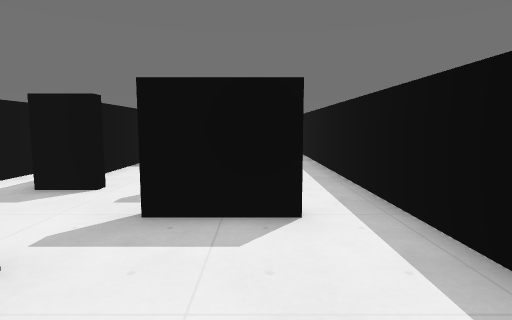
View 1 (above)

24 first-person views from a walk through a 3-D level made in the Godot game engine. The camera is 1.3 m above the floor, tilts 6° down and sees 80° across. The floor is counted in squares, 1 m on a side. Each view is taken from the middle of a square. On the plan, view 1 faces up. The plan holds only what a view shows up to about 14 squares ahead; the rest is blank. The place goes on beyond the plan. Surface patterns are stand-ins for the level's own textures.

View 2
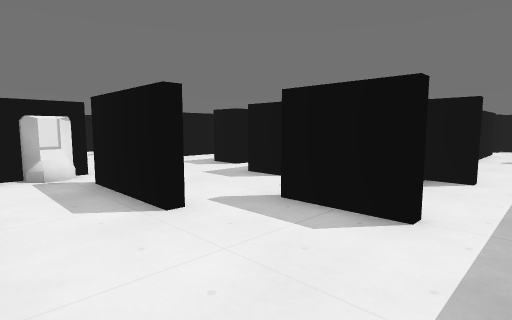

View 3
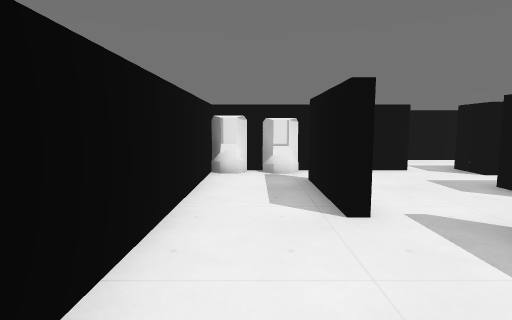

View 4
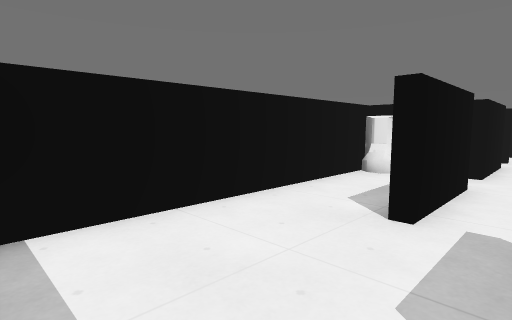

View 5
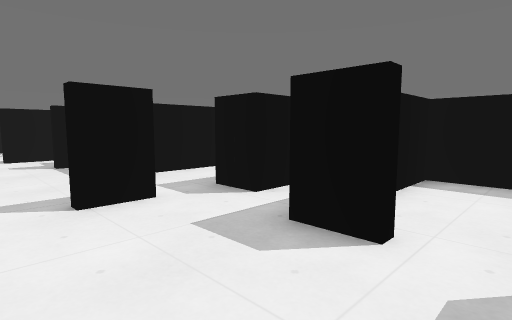

View 6
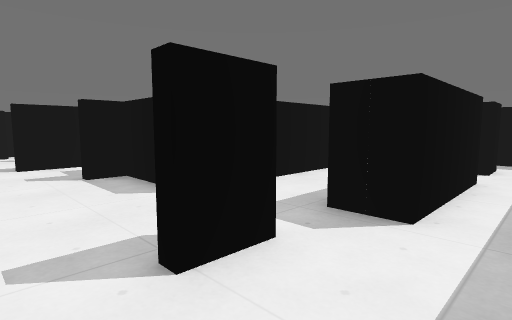

View 7
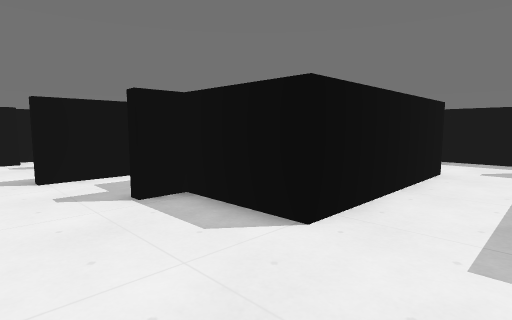

View 8
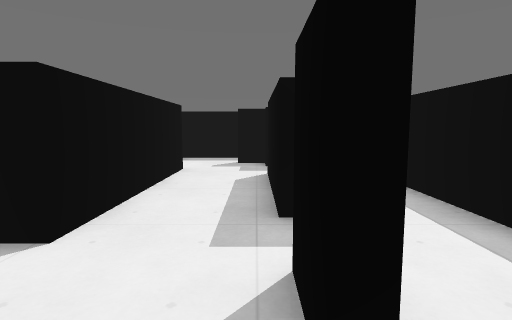

View 9
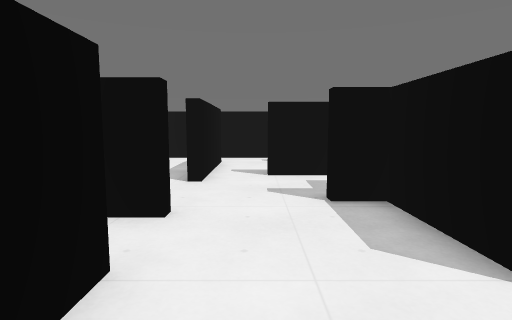

View 10
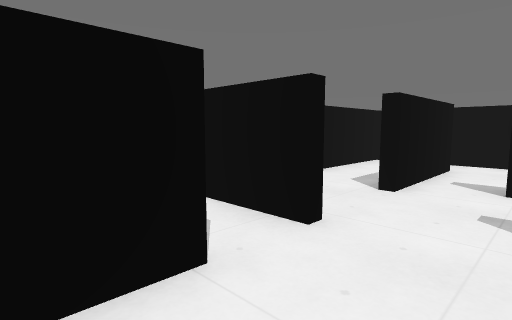

View 11
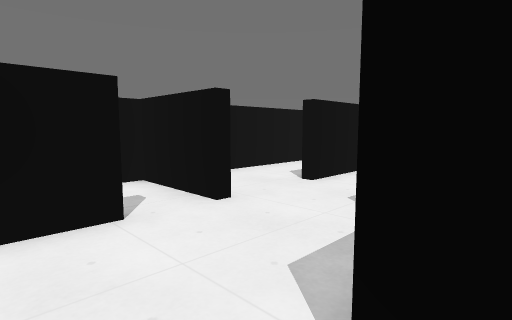

View 12
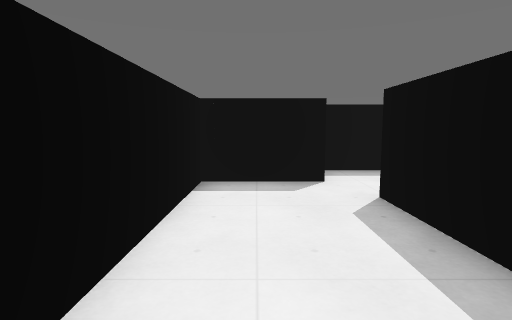

View 13
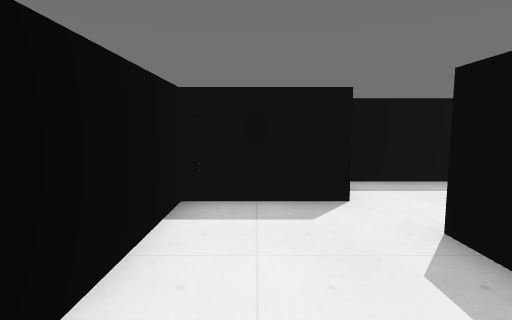

View 14
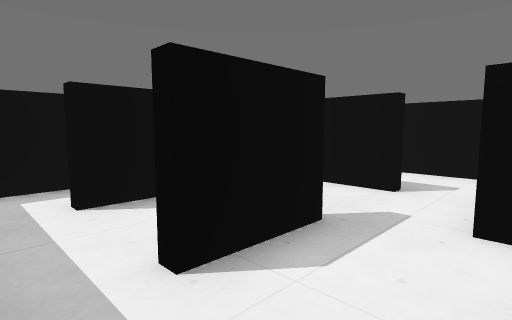

View 15
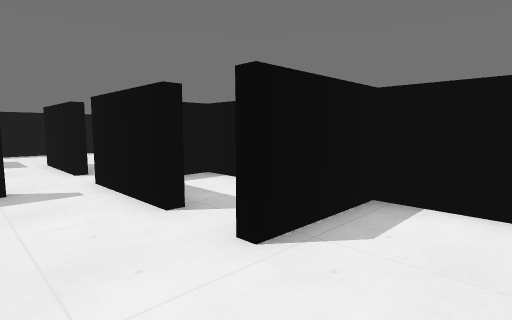

View 16
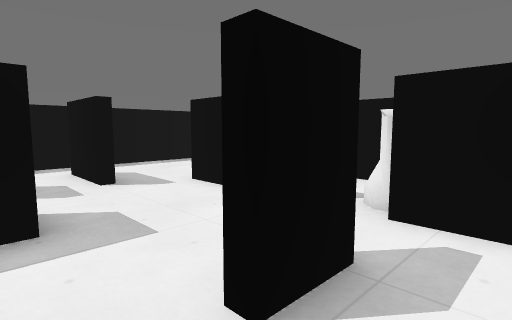

View 17
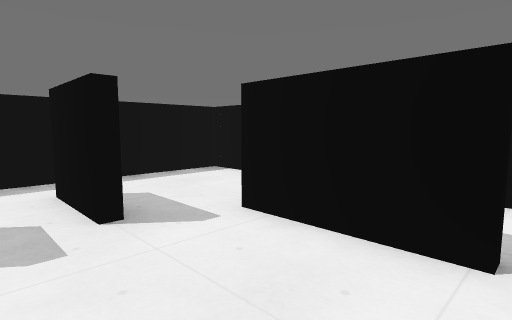

View 18
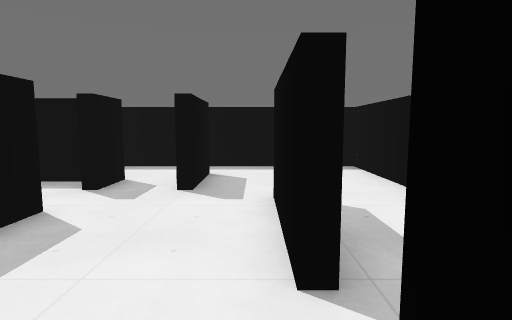

View 19
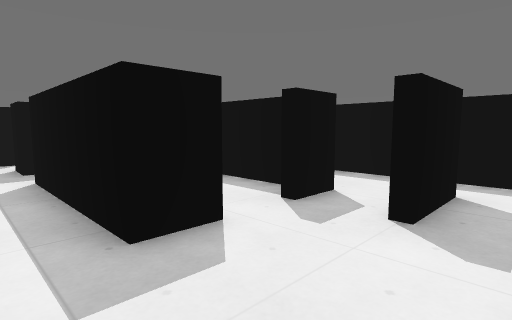

View 20
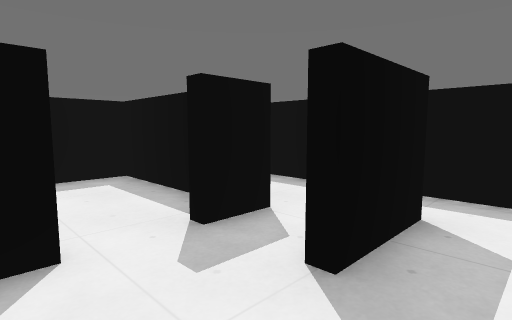

View 21
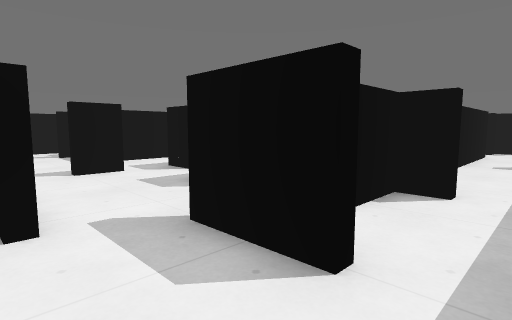

View 22
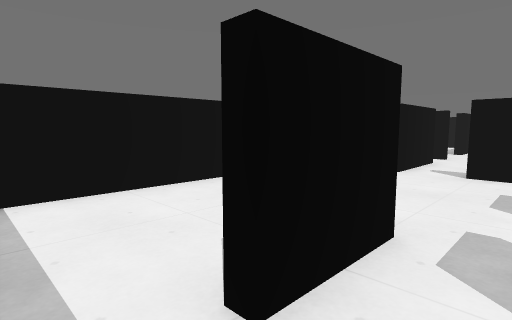

View 23
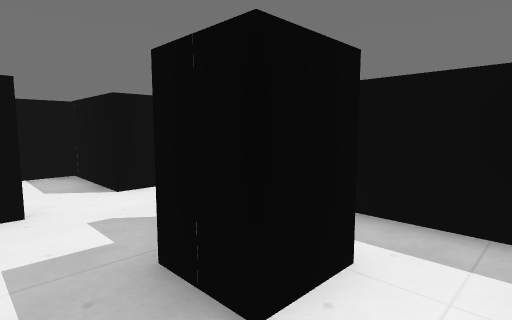

View 24
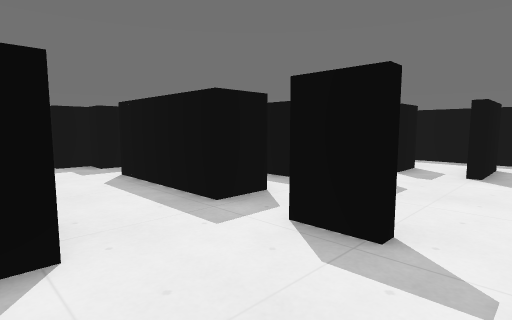

### Floor plan
Key: @ floor where view 1 was taken; # wall or solid block; . floor.
Columns run from 23 left of view 1 to 3 right of it. Each row starts with its distance up from view 1.
 18                       #.
 17             #######   #..
 16             ... ...   #..
 15         ####... ...   #..
 14         #......##.#   #.. #
 13         #.........##   ...#
 12         #...#......    ...#
 11         #...#...#.#####...#
 10          ...#...#.#...#...#
  9  . ..... ...#...#.#...#...#
  8   ......#   #...#.#...##..#
  7  ... .#.# . #.....#...#...#
  6  ...# #. ####.....##......#
  5 #.... #........#..........#
  4 ##....................##..#
  3  #........................#
  2  #..####..#..####.###.....#
  1  #........#.....#.........#
  0  #........#. ...#......@..#
 -1  ###########  #############

Positions as (right, up) in squares from view 1, and headings:
1: (0, 0), facing up
2: (2, 0), facing up-left
3: (2, 1), facing left
4: (2, 4), facing down-left
5: (-2, 3), facing up-left
6: (-5, 3), facing up-left
7: (-8, 3), facing up-left
8: (-8, 3), facing up
9: (-8, 4), facing left
10: (-9, 5), facing down-left
11: (-9, 7), facing down-left
12: (-13, 7), facing up
13: (-13, 9), facing up
14: (-22, 9), facing down-right
15: (-15, 5), facing down-right
16: (-9, 7), facing down-right
17: (-6, 6), facing down-right
18: (-8, 3), facing right
19: (-6, 3), facing up-right
20: (-4, 3), facing up-right
21: (2, 2), facing up-left
22: (2, 6), facing down-left
23: (-5, 12), facing up-left
24: (-11, 3), facing up-right
